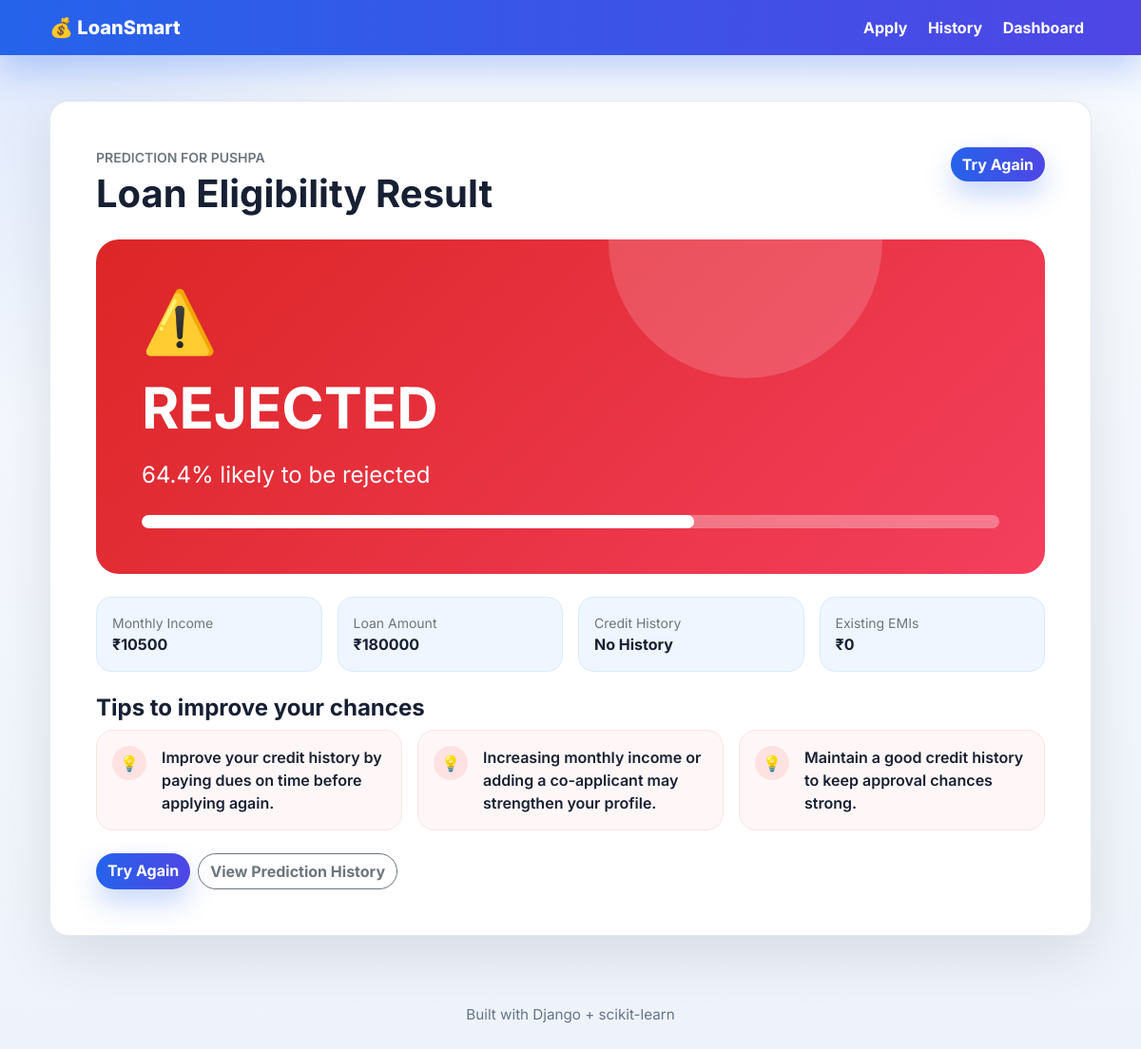
/result/5/, run on the app's committed database.
### loan_app/models.py (models this page shows, shortened)
class LoanApplication(models.Model):
    GENDER_CHOICES = [
        ("Male", "Male"),
        ("Female", "Female"),
    ]
    EMPLOYMENT_CHOICES = [
        ("Salaried", "Salaried"),
        ("Self-Employed", "Self-Employed"),
        ("Unemployed", "Unemployed"),
    ]
    DURATION_CHOICES = [
        (12, "12 months"),
        (24, "24 months"),
        (36, "36 months"),
        (60, "60 months"),
    ]
    CREDIT_HISTORY_CHOICES = [
        ("Good", "Good"),
        ("Bad", "Bad"),
        ("No History", "No History"),
    ]
    DEPENDENTS_CHOICES = [
        ("0", "0"),
        ("1", "1"),
        ("2", "2"),
        ("3+", "3+"),
    ]
    PREDICTION_CHOICES = [
        ("APPROVED", "Approved"),
        ("REJECTED", "Rejected"),
    ]
    full_name = models.CharField(max_length=100)
    age = models.PositiveIntegerField()
    gender = models.CharField(max_length=10, choices=GENDER_CHOICES)
    monthly_income = models.PositiveIntegerField(help_text="Monthly income in ₹")
    employment_status = models.CharField(max_length=20, choices=EMPLOYMENT_CHOICES)
    loan_amount = models.PositiveIntegerField(help_text="Requested loan amount in ₹")
    loan_duration = models.PositiveIntegerField(choices=DURATION_CHOICES)
    credit_history = models.CharField(max_length=20, choices=CREDIT_HISTORY_CHOICES)
    dependents = models.CharField(max_length=2, choices=DEPENDENTS_CHOICES)
    existing_emis = models.PositiveIntegerField(default=0, help_text="Existing EMIs per month in ₹")
    prediction = models.CharField(
        max_length=10,
        choices=PREDICTION_CHOICES,
        blank=True,
    )
    confidence = models.FloatField(default=0)
    tips = models.JSONField(default=list, blank=True)
    created_at = models.DateTimeField(auto_now_add=True)
    class Meta:
        ordering = ["-created_at"]

### loan_app/views.py (the view)
# urls.py: path("result/<int:pk>/", views.result, name="result"),
def result(request, pk):
    application = get_object_or_404(LoanApplication, pk=pk)
    return render(request, "result.html", {"application": application})

### loan_app/templates/result.html (shortened to what this page needs)
{% extends "base.html" %}
{% block content %}
<div class="result-panel bg-white p-4 p-md-5">
    <div class="d-flex flex-column flex-md-row justify-content-between gap-3 mb-4">
        <div>
            <p class="text-uppercase text-secondary fw-semibold small mb-1">Prediction for {{ application.full_name }}</p>
            <h1 class="fw-bold mb-0">Loan Eligibility Result</h1>
        </div>
        <a class="btn btn-gradient align-self-start" href="{% url 'loan_app:form' %}">Try Again</a>
    </div>
    {% if application.prediction == "APPROVED" %}
        <div class="status-card status-approved p-4 p-md-5 mb-4">
            <div class="status-content">
                <div class="display-3 mb-2">🎉</div>
                <div class="badge-result fw-bold mb-2">APPROVED</div>
                <p class="fs-4 mb-4">{{ application.confidence }}% likely to be approved</p>
                <div class="confidence-track" aria-label="Confidence bar">
                    <div class="confidence-fill"></div>
                </div>
            </div>
        </div>
    {% else %}
        <div class="status-card status-rejected p-4 p-md-5 mb-4">
            <div class="status-content">
                <div class="display-3 mb-2">⚠️</div>
                <div class="badge-result fw-bold mb-2">REJECTED</div>
                <p class="fs-4 mb-4">{{ application.confidence }}% likely to be rejected</p>
                <div class="confidence-track" aria-label="Confidence bar">
                    <div class="confidence-fill"></div>
                </div>
            </div>
        </div>
    {% endif %}
    <div class="row g-3 mb-4">
        <div class="col-md-3">
            <div class="metric p-3 h-100">
                <div class="text-secondary small">Monthly Income</div>
                <div class="fw-bold">₹{{ application.monthly_income }}</div>
            </div>
        </div>
        <div class="col-md-3">
            <div class="metric p-3 h-100">
                <div class="text-secondary small">Loan Amount</div>
                <div class="fw-bold">₹{{ application.loan_amount }}</div>
            </div>
        </div>
        <div class="col-md-3">
            <div class="metric p-3 h-100">
                <div class="text-secondary small">Credit History</div>
                <div class="fw-bold">{{ application.credit_history }}</div>
            </div>
        </div>
        <div class="col-md-3">
            <div class="metric p-3 h-100">
                <div class="text-secondary small">Existing EMIs</div>
                <div class="fw-bold">₹{{ application.existing_emis }}</div>
            </div>
        </div>
    </div>
    <h2 class="h4 fw-bold">Tips to improve your chances</h2>
    <div class="row g-3 mb-4">
        {% for tip in application.tips %}
            <div class="col-md-4">
                <div class="tip-card h-100 p-3 d-flex gap-3">
                    <span class="tip-icon">💡</span>
                    <div class="fw-semibold">{{ tip }}</div>
                </div>
            </div>
        {% endfor %}
    </div>
    <div class="d-flex flex-wrap gap-2">
        <a class="btn btn-gradient" href="{% url 'loan_app:form' %}">Try Again</a>
        <a class="btn btn-outline-secondary" href="{% url 'loan_app:history' %}">View Prediction History</a>
    </div>
</div>
{% endblock %}

### loan_app/templates/base.html (style rules this page uses)
:root { --brand-blue: #2563eb; --brand-indigo: #4f46e5; --ink: #172033; --muted: #64748b; --soft-blue: #eff6ff; --line: #e5e7eb; }
* { transition: background-color 0.2s ease, border-color 0.2s ease, box-shadow 0.2s ease, transform 0.2s ease; }
body { min-height: 100vh; background: radial-gradient(circle at top left, rgba(37, 99, 235, 0.12), transparent 28rem), linear-gradient(180deg, #f8fbff 0%, #eef3fb 100%); color: var(--ink); font-family: "Inter", system-ui, -apple-system, BlinkMacSystemFont, "Segoe UI", sans-serif; }
.form-card, .result-panel, .history-card { border: 1px solid rgba(226, 232, 240, 0.9); border-radius: 20px; box-shadow: 0 20px 60px rgba(0, 0, 0, 0.1); }
.badge-result { font-size: clamp(2rem, 5vw, 4rem); letter-spacing: 0; }
.metric { background: var(--soft-blue); border: 1px solid #dbeafe; border-radius: 16px; }
.btn { border-radius: 999px; font-weight: 700; }
.btn-gradient { background: linear-gradient(90deg, var(--brand-blue), var(--brand-indigo)); border: 0; color: #ffffff; box-shadow: 0 14px 28px rgba(37, 99, 235, 0.25); }

### data on the page
LoanApplication: full_name "PUSHPA", confidence "64.4", monthly_income "10500", loan_amount "180000", credit_history "No History", existing_emis "0"

### other printed values
{{ tip }} "Improve your credit history by paying dues on time before applying again." "Increasing monthly income or adding a co-applicant may strengthen your profile." "Maintain a good credit history to keep approval chances strong."
